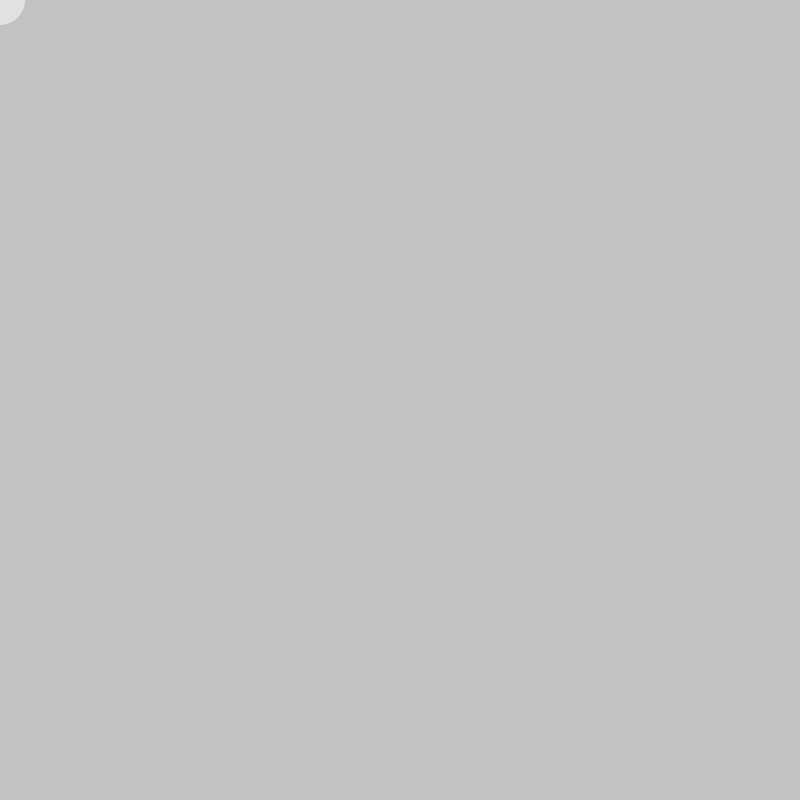
Frame 1 (no input)
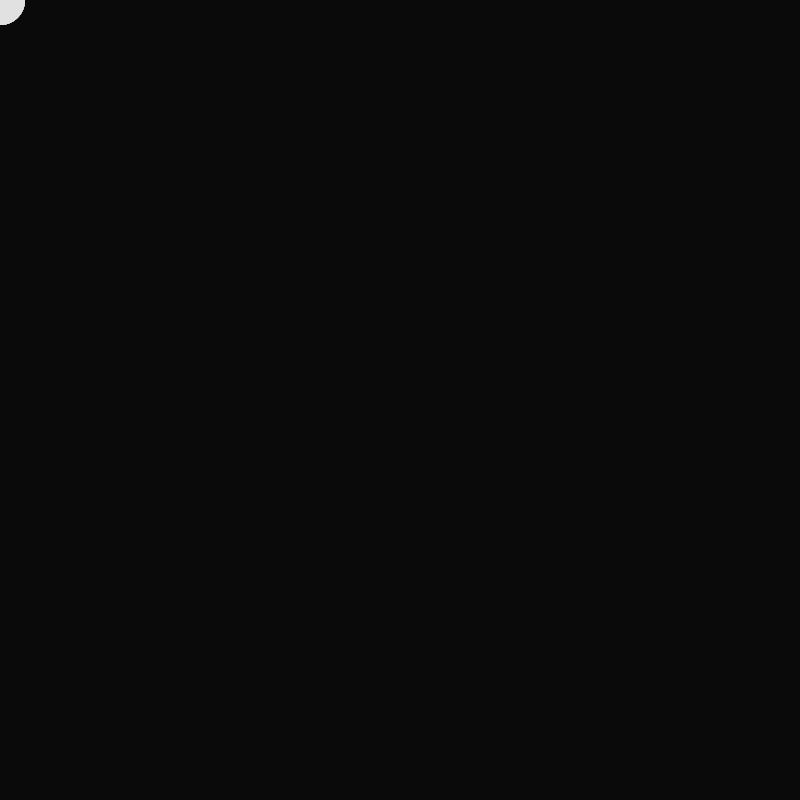
Frame 60 (the mouse pressed at the canvas centre just before this capture)
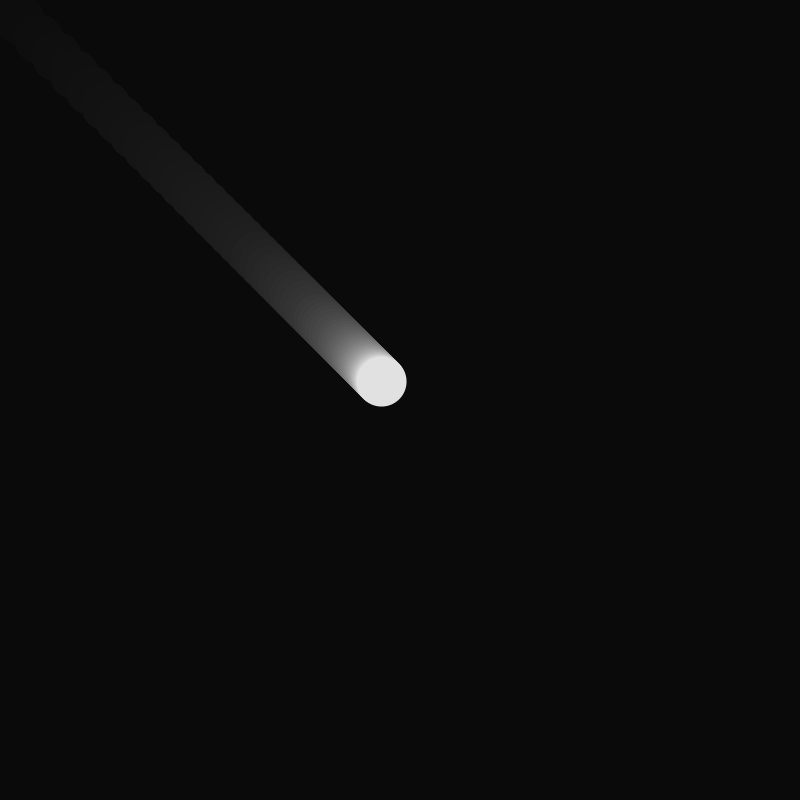
Frame 120 (the mouse held since frame 60 and released just before this capture)

The Processing sketch that drew these frames (run headless with seeded random() and noise(); from frame 60 on, the mouse is pressed at the canvas centre):

// Processing sketch: Estela
// ── Estela.pde
float x,y;

void setup(){
  size(800,800);
  surface.setResizable(true);
  noStroke();
  //background(0);
}

void draw(){
  fill(0,12);
  rect(0,0,width,height);
  
  fill(225);
  x = lerp(x, mouseX, 0.05);
  y = lerp(y, mouseY, 0.05);
  ellipse(x,y,50,50);
}
